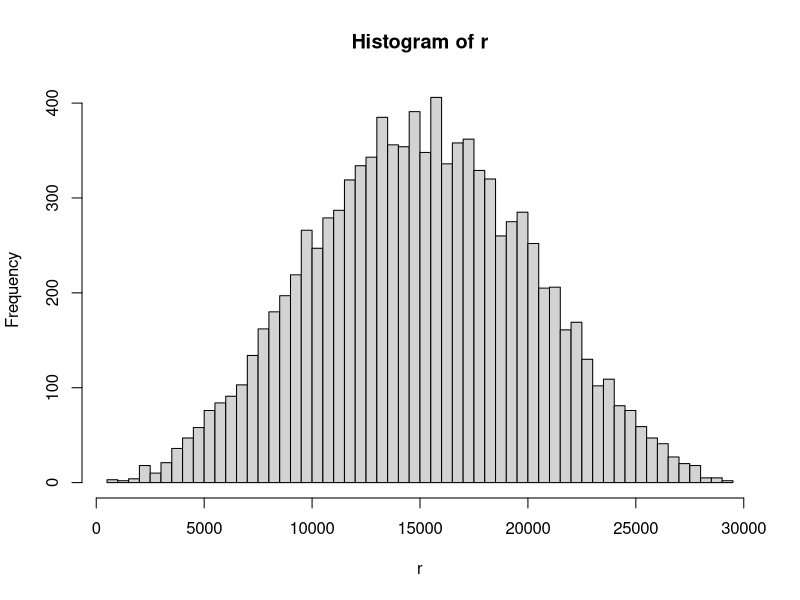

Source code (R):
## ---- chunk 1

make.prng<-function(candidates, vacancies, votes){
	
	x <-candidates+5
	y <- vacancies
	z <- (votes +1000*(votes %% 10)) %% 30323

	function(){
		x <<- (171*x) %% 30269
		y <<- (172*y) %% 30307
		z <<- (170*z) %% 30323
		(10000*x) %/% 30269 + (10000*y) %/% 30307 + (10000* z) %/% 30323
	}
	}
## ---- chunk 2
f<-make.prng(15,7,4000)
r<-replicate(10000,f())
hist(r, breaks=50)
